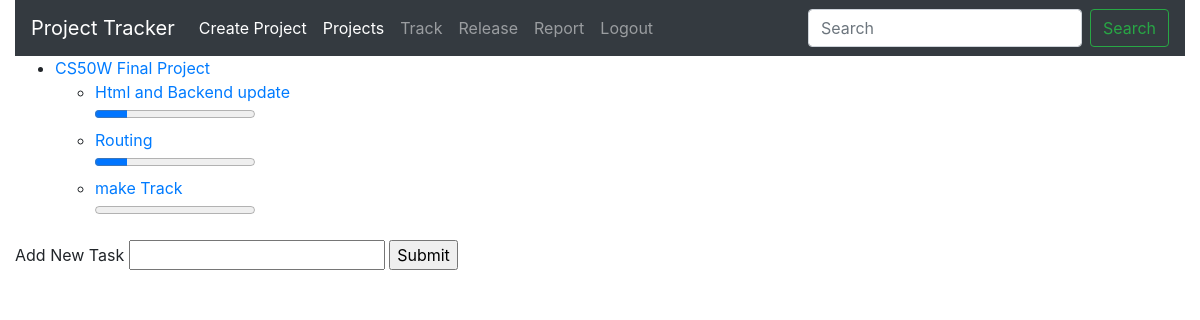
Before: /1/Project (signed in) with the older database file.
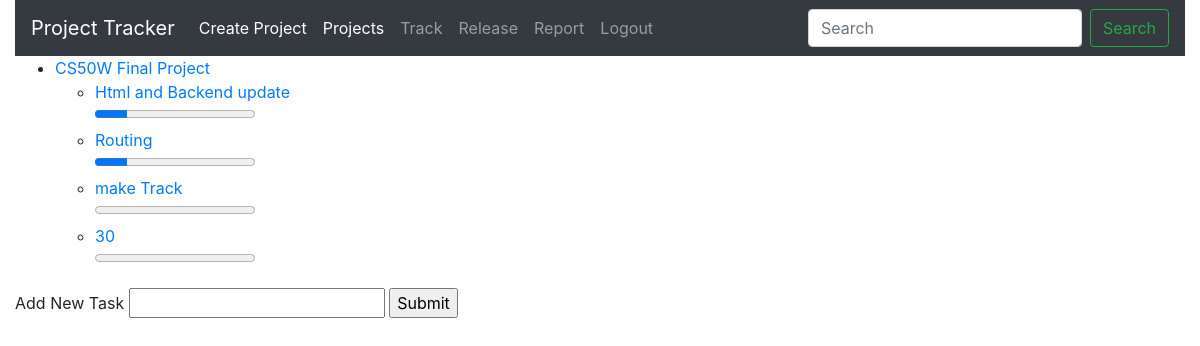
After: the same page with the newer database file.
### Pmanage/models.py (models this page shows)
class Project(models.Model):
    Project_name=models.CharField(max_length=64)
    team=models.IntegerField()
    complete_percentage=models.IntegerField()
    createdate=datetime.datetime.now()
    max_day=models.IntegerField()

class Tasks(models.Model):
    projectid=models.ForeignKey(Project,on_delete=models.CASCADE,name="Pid")
    taskname=models.CharField(max_length=64)
    taskpercentage=models.IntegerField(default=0)

### Pmanage/views.py (the view)
# urls.py: path('<int:id>/Project',views.intproject,name="PID"),
@login_required
def intproject(request, id):
    showproject = Project.objects.filter(id=id)
    showtasks = Tasks.objects.filter(Pid=id)
    return render(request, "Pmanage/projectID.html", {
        "Project": showproject, "Tasks": showtasks
    })

### Pmanage/templates/Pmanage/projectID.html (shortened to what this page needs)
{% extends 'Pmanage/layout.html' %}
{% block body %}
{% for p in Project %}
<ul>
    <li><a href="{% url 'PID' p.id %}">{{p.Project_name}}</a></li>
    {% for t in Tasks %}
    <ul>
        <li><a href="{% url 'inditask' t.id %}"  >{{t.taskname}}</a></li>
        <progress value="{{t.taskpercentage}}" max="100"  id="progressbar"></progress>
    </ul>
    {% endfor %}
</ul>
<form method="POST" action="{% url 'Cplan' p.id %}">
Add New Task
    <input type="text" name="task1">
    <input type="submit">
</form>
{% endfor %}
{% endblock %}

Changed rows visible on the page:
added Tasks: taskname "30", taskpercentage 0 (drawn)
